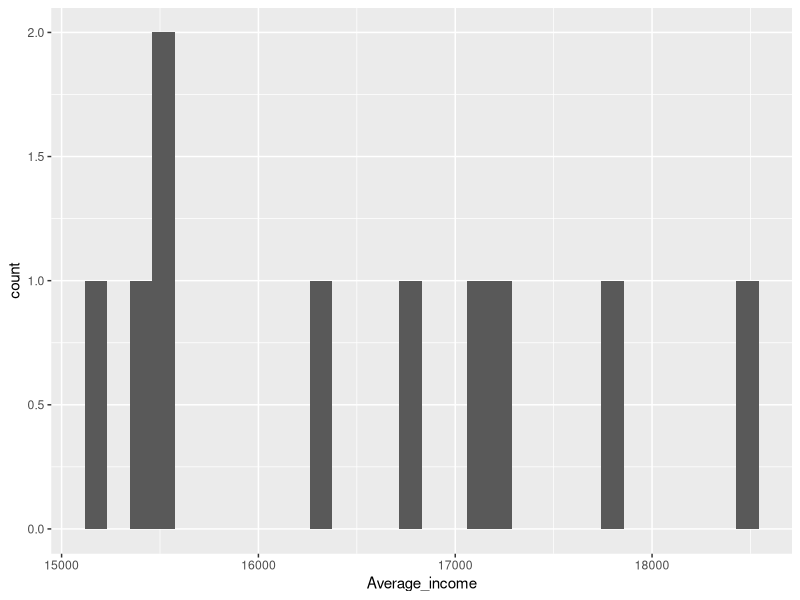

Generate this figure with R:
library(ggplot2)
library(tidyverse)

df <- read_csv("./family-income.csv")
head(df)
# Basic histogram
ggplot(df, aes(x=Average_income)) + geom_histogram()